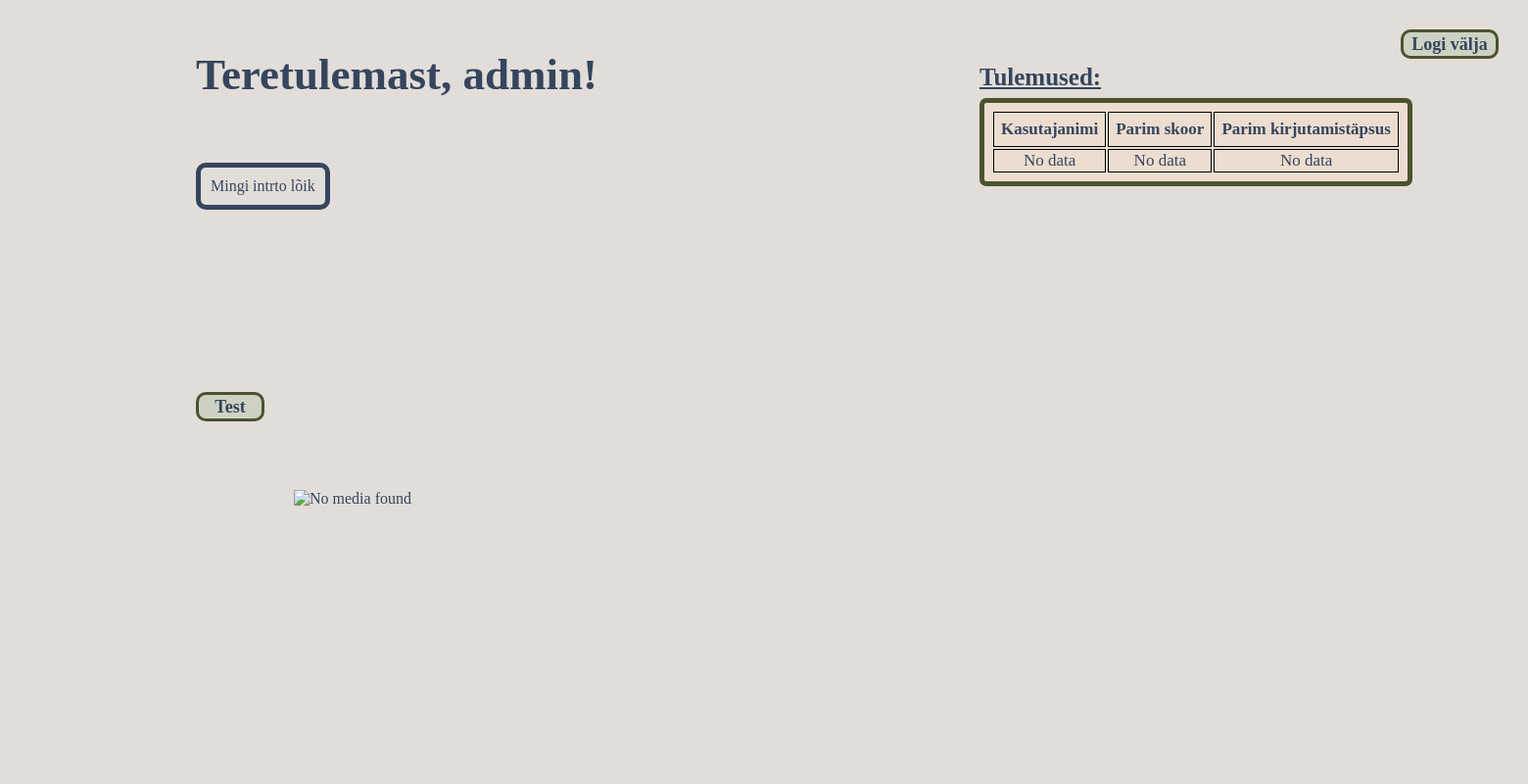
Page /home/ (signed in) on the earlier database version.
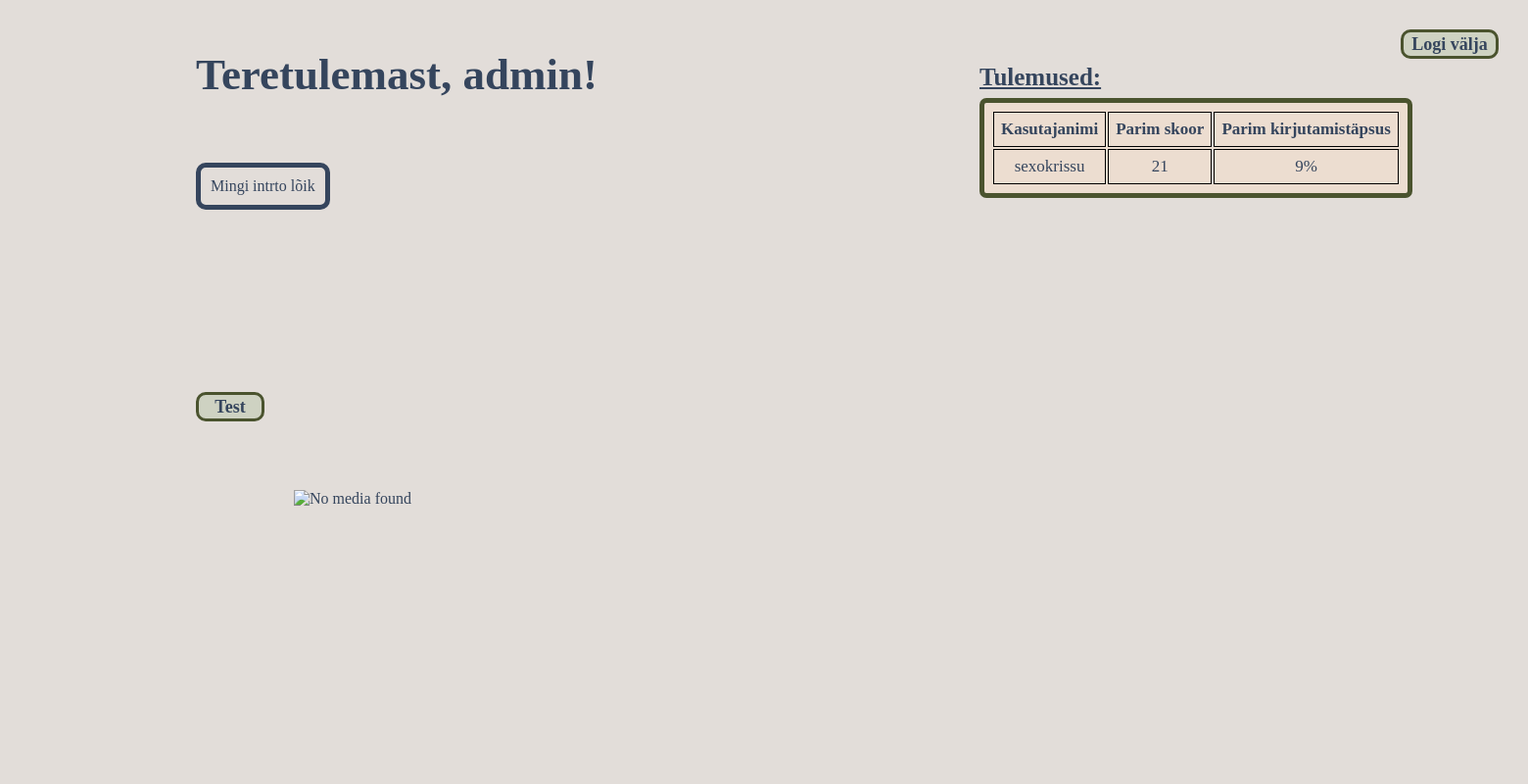
Same page on the later database version.
### register/models.py (models this page shows)
class Member(models.Model):
    name = models.CharField(max_length=255)
    top_score = models.IntegerField(default=0)
    top_accuracy = models.IntegerField(default=0)

### home/views.py (the view)
# urls.py: path('home/', mainview, name="mainview"),
def mainview(request):
    if request.user.is_authenticated:
        return render(request, 'home/home.html', {'members': Member.objects.all().values()})
    else:
        return redirect('/login')

### home/templates/home/home.html (shortened to what this page needs)
<!DOCTYPE html>
<html lang="en">
    <body class="body">
        <head>
            <div>
                <h1 style="position: absolute; left: 200px; top: 20px; font-size: 45px;">
                    Teretulemast, {{ user.username }}!
                </h1>
            </div>
            <p style="position: absolute; left: 200px; top: 150px; border: 5px solid #35455D; border-radius: 10px; padding: 10px;">
                Mingi intrto lõik
            </p>
            <img src="https://www.cartoonbrew.com/wp-content/uploads/shrekexposed-300x284.jpg" alt="No media found" style="height: 284px; width: 300px; position: absolute; left: 300px; top: 500px;"/>
            <div>
                <form method="post" action="/test/" class="center">
                        <button type="submit" class="button" style="position: absolute; left: 200px; top: 400px;">Test</button>
                </form>
            </div>
            <div>
                <form action="/logout/">
                    <button type="submit" class="button" style="position: absolute; right: 30px; top: 30px; width: 100px;">Logi välja</button>
                </form>
            </div>
            <h3 style="position:absolute; top: 40px; left: 1000px; font-weight: bold; font-size: 25px;">
               <u>Tulemused:</u>
            </h3>
            <div style="position: absolute; left: 1000px; top: 100px; width: 700px;">
                <table style="border: 5px solid #4a532e; border-radius: 7px; padding: 7px; font-size: 17px;">
                    <tr>
                        <th style="padding: 7px;">Kasutajanimi</th>
                        <th style="padding: 7px;">Parim skoor</th>
                        <th style="padding: 7px;">Parim kirjutamistäpsus</th>
                    </tr>
                    {% if members %}
                        {% for member in members %}
                            <tr>
                                <td style="padding: 7px;">{{ member.name }}</td>
                                <td style="padding: 7px;">{{ member.top_score }}</td>
                                <td style="padding: 7px;">{{ member.top_accuracy }}%</td>
                            </tr>
                        {% endfor %}
                    {% else %}
                    <tr>
                        <td>No data</td>
                        <td>No data</td>
                        <td>No data</td>
                    </tr>
                    {% endif %}
                </table>
            </div>
        </head>
    </body>
</html>

### home/templates/home/home.html (style rules this page uses)
body { font-family: 'Times New Roman', Times, serif; background-color: #e2ddd9; color: #35455D; }
table, th, td { border: 1px solid black; text-align: center; background-color: #ECDDD0; }
.button { font-family: 'Times New Roman', Times, serif; font-size: 18px; font-weight: bold; border-radius: 10px; border: 3px solid #4a532e; background-color: #CED2C2; color: #35455D; width: 70px; height: 30px; }
.center { margin: auto; margin-top: 50px; }

Differences in the rows shown:
added Member: name "sexokrissu", top_score "21", top_accuracy "9"
Other differences:
text no longer shown: "No data No data No data"
